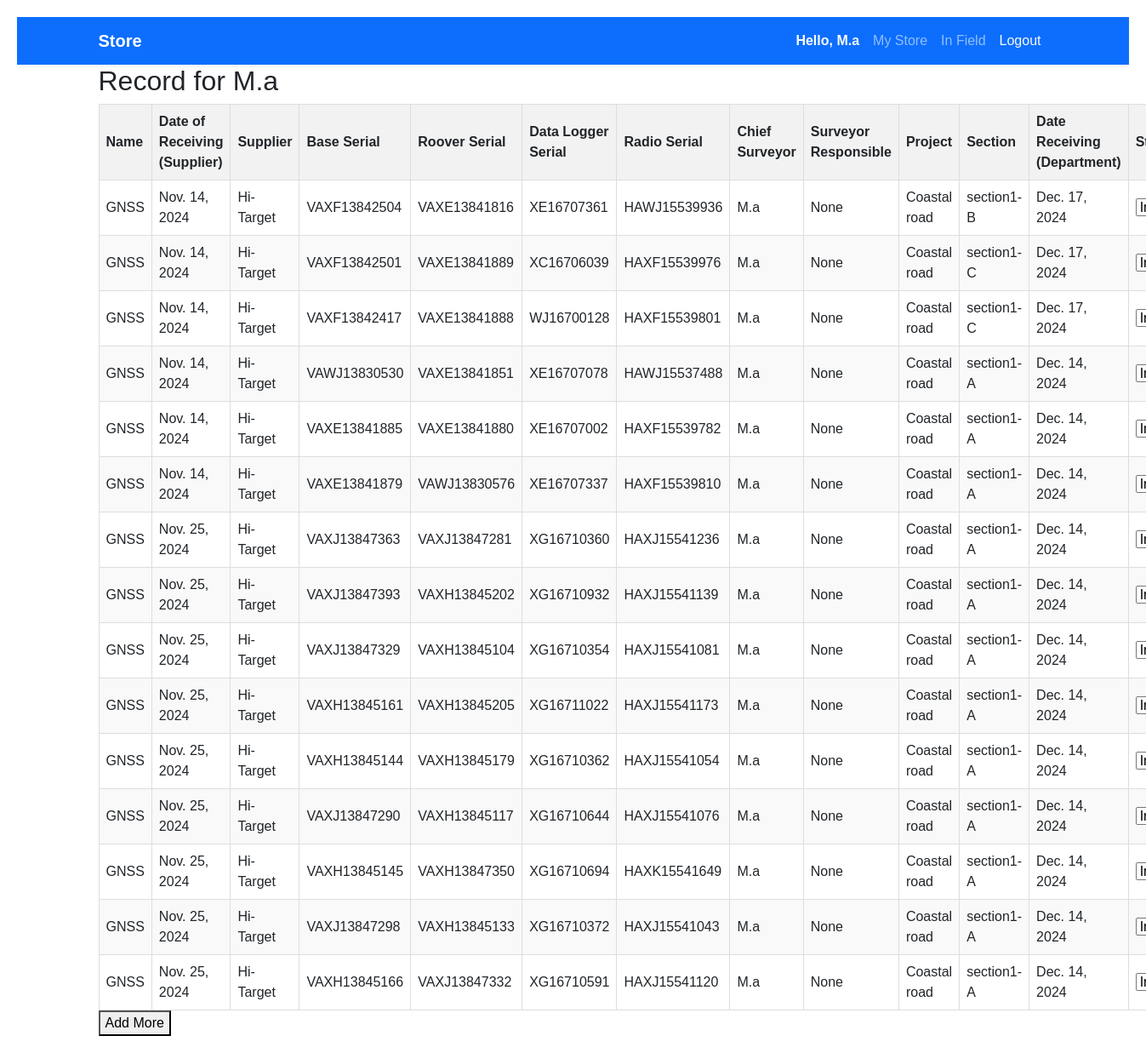
/inventory/equipment/ (signed in), run on an earlier commit of the app's database.
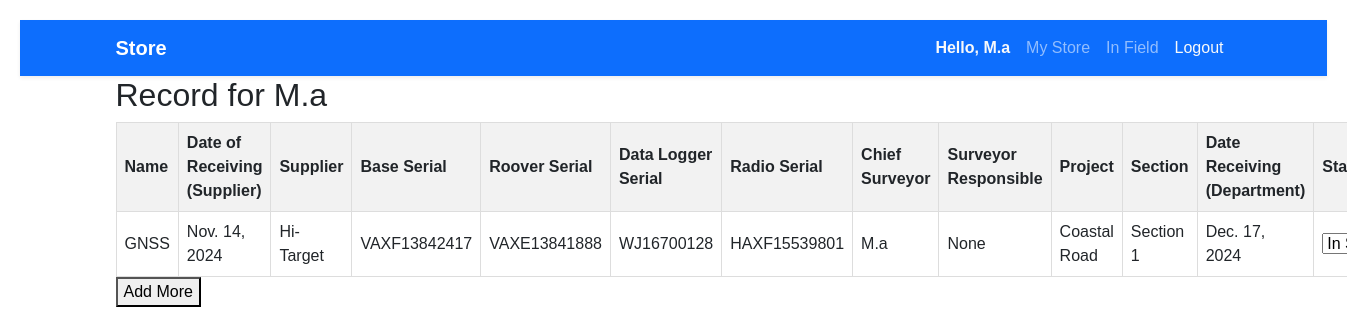
And on a later commit of the database.
### inventory/models.py (models this page shows, shortened)
class EquipmentsInSurvey(models.Model):
    name = models.CharField(max_length=100)
    date_of_receiving_from_supplier = models.DateField()
    supplier = models.CharField(max_length=20)
    base_serial = models.CharField(max_length=100)
    roover_serial = models.CharField(max_length=100)
    data_logger_serial = models.CharField(max_length=100)
    radio_serial = models.CharField(max_length=100)
    chief_surveyor = models.ForeignKey(User, on_delete=models.CASCADE, null=True)
    surveyor_responsible = models.CharField(max_length=100, null=True)
    project = models.CharField(max_length=20)
    section = models.CharField(max_length=100)
    date_receiving_from_department = models.DateField()
    status = models.CharField(choices=[('In Store', 'In Store'), ('In Field', 'In Field'), ('With Chief Surveyor', 'With Chief Surveyor')], max_length=100, default='In Store')

### inventory/views.py (the view)
# urls.py: path('equipment/', views.equipment, name='equipment'),
def equipment(request):
    user = request.user
    data = EquipmentsInSurvey.objects.filter(chief_surveyor=user)
    return render(request, 'equipments/equipments.html', {'form': Survey, 'data': data})

### inventory/context_processors.py (called while the page is built)
def is_admin(request):
    return {'is_admin': request.user.is_authenticated and request.user.is_superuser}

### inventory/templates/equipments/equipments.html (shortened to what this page needs)
{% extends 'base/base_dashboard.html' %}
{% block content %}
<h2>Record for {{ request.user }}</h2>
<table>
    <thead>
        <tr>
            <th>Name</th>
            <th>Date of Receiving (Supplier)</th>
            <th>Supplier</th>
            <th>Base Serial</th>
            <th>Roover Serial</th>
            <th>Data Logger Serial</th>
            <th>Radio Serial</th>
            <th>Chief Surveyor</th>
            <th>Surveyor Responsible</th>
            <th>Project</th>
            <th>Section</th>
            <th>Date Receiving (Department)</th>
            <th>Status</th>
        </tr>
    </thead>
    <tbody>
        {% for info in data %}
        <tr>
            <td>{{info.name}}</td>
            <td>{{info.date_of_receiving_from_supplier}}</td>
            <td>{{info.supplier}}</td>
            <td>{{info.base_serial}}</td>
            <td>{{info.roover_serial}}</td>
            <td>{{info.data_logger_serial}}</td>
            <td>{{info.radio_serial}}</td>
            <td>{{info.chief_surveyor}}</td>
            <td>{{info.surveyor_responsible}}</td>
            <td>{{info.project}}</td>
            <td>{{info.section}}</td>
            <td>{{info.date_receiving_from_department}}</td>
            <td><select name="" id="">
                <option value="">In Store</option>
            </select></td>
        </tr>
        {% endfor %}
    </tbody>
</table>
<button onclick="addRow()">Add More</button>
{% endblock %}

What changed in the data, as far as the page shows it:
no longer on this page (row edited): EquipmentsInSurvey: name "GNSS", date_of_receiving_from_supplier "Nov. 14, 2024", supplier "Hi-Target", base_serial "VAXF13842504", roover_serial "VAXE13841816", data_logger_serial "XE16707361", radio_serial "HAWJ15539936", chief_surveyor "M.a", surveyor_responsible "None", project "Coastal road", section "section1-B", date_receiving_from_department "Dec. 17, 2024"
no longer on this page (row edited): EquipmentsInSurvey: name "GNSS", date_of_receiving_from_supplier "Nov. 14, 2024", supplier "Hi-Target", base_serial "VAXF13842501", roover_serial "VAXE13841889", data_logger_serial "XC16706039", radio_serial "HAXF15539976", chief_surveyor "M.a", surveyor_responsible "None", project "Coastal road", section "section1-C", date_receiving_from_department "Dec. 17, 2024"
no longer on this page (row edited): EquipmentsInSurvey: name "GNSS", date_of_receiving_from_supplier "Nov. 14, 2024", supplier "Hi-Target", base_serial "VAWJ13830530", roover_serial "VAXE13841851", data_logger_serial "XE16707078", radio_serial "HAWJ15537488", chief_surveyor "M.a", surveyor_responsible "None", project "Coastal road", section "section1-A", date_receiving_from_department "Dec. 14, 2024"
no longer on this page (row edited): EquipmentsInSurvey: name "GNSS", date_of_receiving_from_supplier "Nov. 14, 2024", supplier "Hi-Target", base_serial "VAXE13841885", roover_serial "VAXE13841880", data_logger_serial "XE16707002", radio_serial "HAXF15539782", chief_surveyor "M.a", surveyor_responsible "None", project "Coastal road", section "section1-A", date_receiving_from_department "Dec. 14, 2024"
no longer on this page (row edited): EquipmentsInSurvey: name "GNSS", date_of_receiving_from_supplier "Nov. 14, 2024", supplier "Hi-Target", base_serial "VAXE13841879", roover_serial "VAWJ13830576", data_logger_serial "XE16707337", radio_serial "HAXF15539810", chief_surveyor "M.a", surveyor_responsible "None", project "Coastal road", section "section1-A", date_receiving_from_department "Dec. 14, 2024"
no longer on this page (row edited): EquipmentsInSurvey: name "GNSS", date_of_receiving_from_supplier "Nov. 25, 2024", supplier "Hi-Target", base_serial "VAXJ13847363", roover_serial "VAXJ13847281", data_logger_serial "XG16710360", radio_serial "HAXJ15541236", chief_surveyor "M.a", surveyor_responsible "None", project "Coastal road", section "section1-A", date_receiving_from_department "Dec. 14, 2024"
no longer on this page (row edited): EquipmentsInSurvey: name "GNSS", date_of_receiving_from_supplier "Nov. 25, 2024", supplier "Hi-Target", base_serial "VAXJ13847393", roover_serial "VAXH13845202", data_logger_serial "XG16710932", radio_serial "HAXJ15541139", chief_surveyor "M.a", surveyor_responsible "None", project "Coastal road", section "section1-A", date_receiving_from_department "Dec. 14, 2024"
no longer on this page (row edited): EquipmentsInSurvey: name "GNSS", date_of_receiving_from_supplier "Nov. 25, 2024", supplier "Hi-Target", base_serial "VAXJ13847329", roover_serial "VAXH13845104", data_logger_serial "XG16710354", radio_serial "HAXJ15541081", chief_surveyor "M.a", surveyor_responsible "None", project "Coastal road", section "section1-A", date_receiving_from_department "Dec. 14, 2024"
no longer on this page (row edited): EquipmentsInSurvey: name "GNSS", date_of_receiving_from_supplier "Nov. 25, 2024", supplier "Hi-Target", base_serial "VAXH13845161", roover_serial "VAXH13845205", data_logger_serial "XG16711022", radio_serial "HAXJ15541173", chief_surveyor "M.a", surveyor_responsible "None", project "Coastal road", section "section1-A", date_receiving_from_department "Dec. 14, 2024"
no longer on this page (row edited): EquipmentsInSurvey: name "GNSS", date_of_receiving_from_supplier "Nov. 25, 2024", supplier "Hi-Target", base_serial "VAXH13845144", roover_serial "VAXH13845179", data_logger_serial "XG16710362", radio_serial "HAXJ15541054", chief_surveyor "M.a", surveyor_responsible "None", project "Coastal road", section "section1-A", date_receiving_from_department "Dec. 14, 2024"
no longer on this page (row edited): EquipmentsInSurvey: name "GNSS", date_of_receiving_from_supplier "Nov. 25, 2024", supplier "Hi-Target", base_serial "VAXJ13847290", roover_serial "VAXH13845117", data_logger_serial "XG16710644", radio_serial "HAXJ15541076", chief_surveyor "M.a", surveyor_responsible "None", project "Coastal road", section "section1-A", date_receiving_from_department "Dec. 14, 2024"
no longer on this page (row edited): EquipmentsInSurvey: name "GNSS", date_of_receiving_from_supplier "Nov. 25, 2024", supplier "Hi-Target", base_serial "VAXH13845145", roover_serial "VAXH13847350", data_logger_serial "XG16710694", radio_serial "HAXK15541649", chief_surveyor "M.a", surveyor_responsible "None", project "Coastal road", section "section1-A", date_receiving_from_department "Dec. 14, 2024"
no longer on this page (row edited): EquipmentsInSurvey: name "GNSS", date_of_receiving_from_supplier "Nov. 25, 2024", supplier "Hi-Target", base_serial "VAXJ13847298", roover_serial "VAXH13845133", data_logger_serial "XG16710372", radio_serial "HAXJ15541043", chief_surveyor "M.a", surveyor_responsible "None", project "Coastal road", section "section1-A", date_receiving_from_department "Dec. 14, 2024"
no longer on this page (row edited): EquipmentsInSurvey: name "GNSS", date_of_receiving_from_supplier "Nov. 25, 2024", supplier "Hi-Target", base_serial "VAXH13845166", roover_serial "VAXJ13847332", data_logger_serial "XG16710591", radio_serial "HAXJ15541120", chief_surveyor "M.a", surveyor_responsible "None", project "Coastal road", section "section1-A", date_receiving_from_department "Dec. 14, 2024"
changed EquipmentsInSurvey "GNSS": project "Coastal road" → "Coastal Road"; section "section1-C" → "Section 1"
